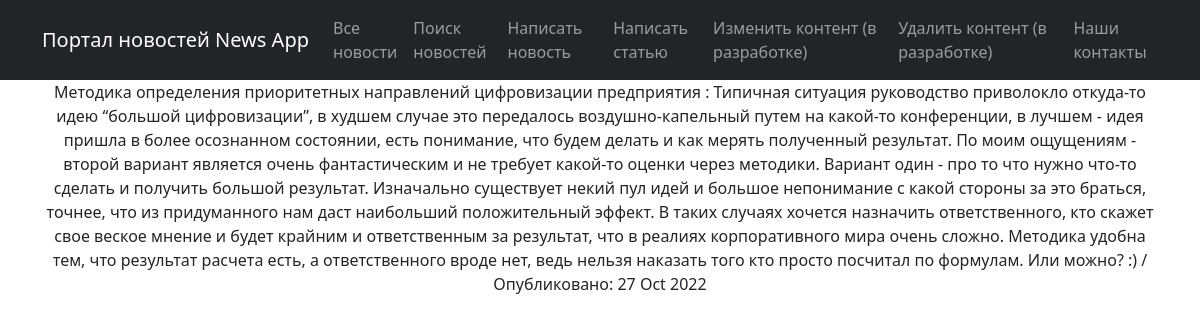
The app's page /news/9 with its own data.
### news_app/models.py (models this page shows, shortened)
class Post(models.Model):
	NEWS = 'NW'
	ARTICLE = 'AR'
	POST_TYPE = (
		(NEWS, 'Новость'),
		(ARTICLE, 'Статья')
	)
	categoryType = models.CharField(max_length=2, choices=POST_TYPE, default=ARTICLE)
	postTime = models.DateTimeField(auto_now_add=True)
	title = models.CharField(max_length=128)
	content = models.TextField()
	rating = models.SmallIntegerField(default=0)
	author = models.ForeignKey(Author, on_delete=models.CASCADE)
	category = models.ManyToManyField(Category, through='PostCategory')

### news_app/views.py (the view)
# urls.py: path('<int:pk>', PostDetail.as_view(), name='posts_detail'),
class PostDetail(DetailView):
    raise_exception = True
    model = Post
    template_name = 'post.html'
    context_object_name = 'post'

### news_app/templatetags/custom_filters.py (called while the page is built)
@register.filter()
def censor(value):
	stop_list_words = ['сосала', 'валят']
	for word in value.split():
		if word.lower() in stop_list_words:
			value = value.replace(word, f'{word[0]}{"*" * (len(word)-1)}')
	return value

### templates/post.html (shortened to what this page needs)
{% extends 'flatpages/default.html' %}
{% load custom_filters %}
{% block content %}
    <td>{{   post.title   }} : </td>
    <td>{{   post.content|censor   }} / </td>
    <td>Опубликовано: {{   post.postTime|date:'d M Y'   }}</td>
{% endblock content %}

### records on screen
Post: title "Методика определения приоритетных направлений цифровизации предприятия", content|censor "Типичная ситуация руководство приволокло откуда-то идею “большой цифровизации”, в худшем случае это передалось воздушно-капельный путем на какой-то конференции, в лучшем - идея пришла в более осознанном состоянии, есть понимание, что будем делать и как мерять полученный результат. По моим ощущениям - второй вариант является очень фантастическим и не требует какой-то оценки через методики. Вариант один - про то что нужно что-то сделать и получить большой результат. Изначально существует некий пул идей и большое непонимание с какой стороны за это браться, точнее, что из придуманного нам даст наибольший положительный эффект. В таких случаях хочется назначить ответственного, кто скажет свое…", postTime "27 Oct 2022"
